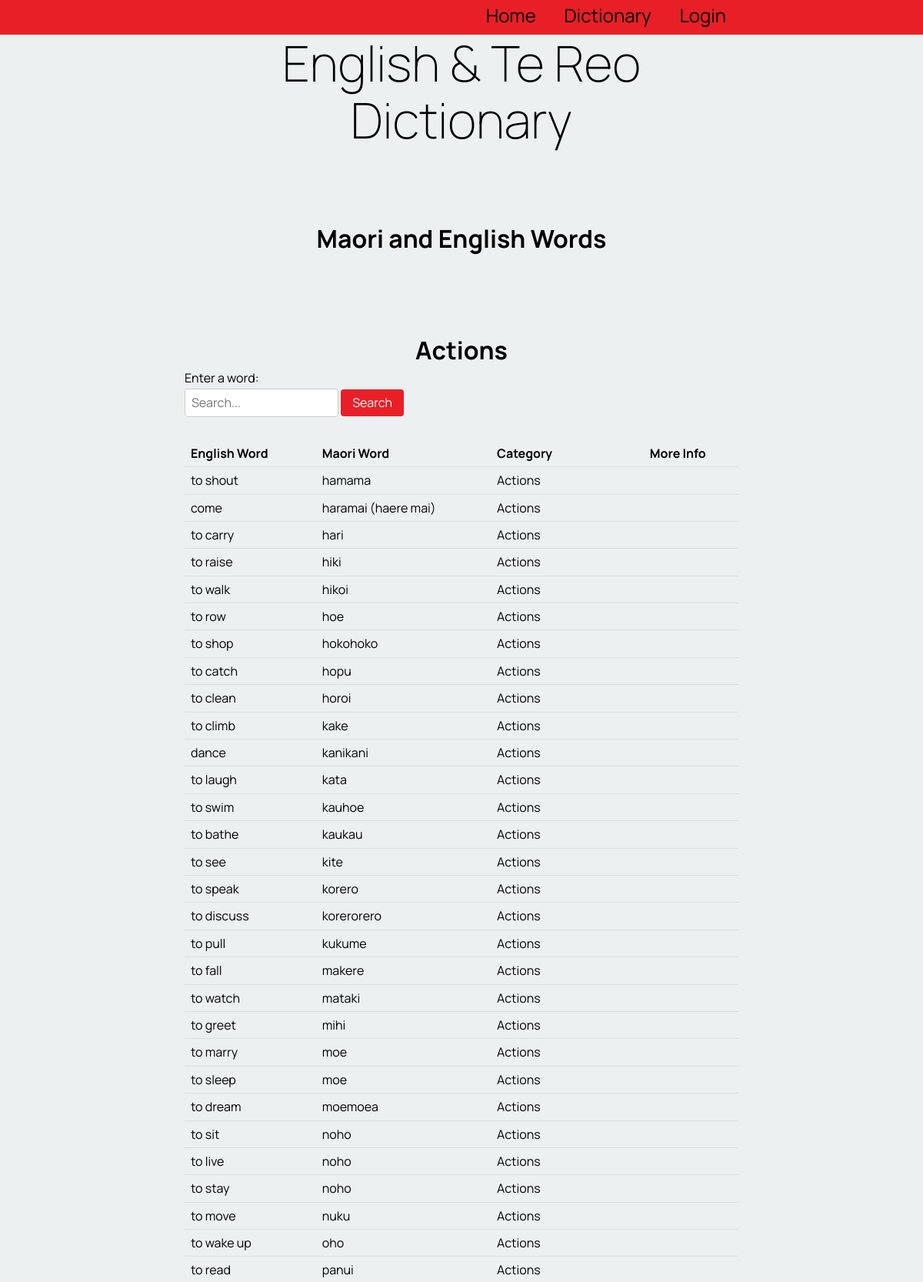
/dictionary_page (upper part), run on the app's committed database.
### tables this page shows
CREATE TABLE "table_word"
(
    word_id      integer not null
        primary key autoincrement,
    english_word varchar(100),
    te_reo_word  varchar(100),
    description  varchar(100),
    level        varchar(100),
    user_fk      integer
        constraint table_word_table_account_id_fk
            references users_table,
    cat_fk       integer
        constraint table_word_category_table_cat_id_fk
            references category_table
, category varchar(100));

CREATE TABLE "category_table"
(
    cat_id        integer not null
        primary key autoincrement,
    category_name varchar
);

### app.py (the view)
@app.route('/dictionary_page')
def render_dictionary_page():
    if is_logged_in_teacher():
        print("Teacher if logged in!")
    con = create_connection(DATABASE)
    query = "SELECT cat_id, category_name FROM category_table"
    cur = con.cursor()
    cur.execute(query)
    category_list = cur.fetchall()
    query2 = "SELECT english_word, te_reo_word, category_name FROM table_word INNER JOIN category_table ON table_word.cat_fk = cat_id"
    cur = con.cursor()
    cur.execute(query2)
    word = cur.fetchall()
    con.close()
    return render_template('dictionary_page.html', logged_in = is_logged_in(), categories=category_list, words=word, teacher_log = is_logged_in_teacher())

### app.py (called while the page is built)
def create_connection(db_file): #connects to the database
    try:
        connection = sqlite3.connect(db_file)
        return connection
    except Error as e:
        print(e)   #prints the error message
    return None

def is_logged_in():    #checks if the user has logged in
    if session.get("email") is None:
        print("not logged in ")
        return False
    else:
        print("logged in!")
        return True

def is_logged_in_teacher():
        email = session.get("email")
        con = create_connection(DATABASE)
        cur = con.cursor()
        query = """SELECT is_teacher FROM users_table WHERE email = ?"""
        cur.execute(query, (email, ))
        teacher = cur.fetchall()
        con.close()
        print(teacher)
        if ('yes',) in teacher:
            print("teacher logged in!")
            return True
        else:
            return False

### templates/dictionary_page.html (shortened to what this page needs)
{% extends 'base.html' %}
{% block pageheading %}Maori and English Words{% endblock %}
{% block main %}
    <h2> Actions</h2>
    <form action="{{ url_for('render_dictionary_page', cat_id=cat_id) }}" method="GET">
        <label for="word-search">Enter a word:</label>
        <input type="text" name="search" value="{{ search_term }}" placeholder="Search...">
        <button type="submit">Search</button>
    </form>
    <table>
        <thead>
            <tr>
                <th>English Word</th>
                <th>Maori Word</th>
                <th>Category</th>
                <th>More Info</th>
            </tr>
        </thead>
        <tbody>
            {% for word in words %}
                <tr>
                    <td>{{ word[0] }}</td>
                    <td>{{ word[1] }}</td>
                    <td>{{ word[2] }}</td>
                    <td>{{ word[3] }}</td>
                </tr>
            {% endfor %}
        </tbody>
    </table>
{% endblock %}

### templates/base.html (shortened to what this page needs)
<!DOCTYPE html>
<html>
<head>
    <link rel="stylesheet" href="https://cdnjs.cloudflare.com/ajax/libs/normalize/8.0.1/normalize.css"/>
    <link href="{{ url_for('static', filename='style.css') }}" rel="stylesheet">
</head>
<body>
<nav>
    <div class="container">
        <div class="navbar-links">
            <a href="/home">Home</a>
            <a href="/dictionary_page">Dictionary</a>
            {% if logged_in %}
            <a href="/logout">Logout</a>
            {% else %}
            <a href="/login">Login</a>
            {% endif %}
        </div>
    </div>
</nav>
<div class="container">
    <header>
        <h1>English & Te Reo Dictionary</h1>
        <h2>{% block pageheading %}{% endblock %}</h2>
    </header>
    <main>
        {% block main %}
        {% endblock %}
    </main>
</div>
</body>
</html>

### static/style.css (style rules this page uses)
* { font-family: 'Manrope', sans-serif; padding: 0; margin: 0; box-sizing: border-box; }
body { background-color: rgba(236, 240, 241, 1.0); }
.container { width: 60vw; margin: auto; }
.container::after { content: ""; clear: both; display: table; }
h1 { text-align: center; font-weight: 200; font-size: 4rem; margin: 0; }
h2 { font-size: 2rem; text-align: center; margin: 0 0 0.5rem 0; padding-top: 100px; }
nav { background-color: rgb(232, 31, 39); text-align: center; font-size: 1.5rem; padding-top: 0.4rem; padding-bottom: 0.7rem; color: rgb(255, 255, 255); }
.navbar-links { display: inline; float: right; color: rgb(255, 255, 255); }
nav a { margin:0 0.5rem; padding: 0 0.5rem; font-size: 1.5rem; }
a, a:visited { color: rgb(0, 0, 0); text-decoration: none; }
table { width: 100%; border-collapse: collapse; margin-bottom: 20px; }
table th, table td { padding: 8px; text-align: left; border-bottom: 1px solid #ddd; }
form { margin-bottom: 20px; }
form label { display: block; margin-bottom: 5px; }
form input[type="text"] { width: 200px; padding: 8px; border: 1px solid #ccc; border-radius: 4px; margin-bottom: 10px; }
form button { padding: 8px 15px; background-color: #e81f27; color: #fff; border: none; border-radius: 4px; cursor: pointer; }

### data on the page
table_word: english_word "to shout", te_reo_word "hamama", category_name "Actions"
table_word: english_word "come", te_reo_word "haramai (haere mai)", category_name "Actions"
table_word: english_word "to carry", te_reo_word "hari", category_name "Actions"
table_word: english_word "to raise", te_reo_word "hiki", category_name "Actions"
table_word: english_word "to walk", te_reo_word "hikoi", category_name "Actions"
table_word: english_word "to row", te_reo_word "hoe", category_name "Actions"
table_word: english_word "to shop", te_reo_word "hokohoko", category_name "Actions"
table_word: english_word "to catch", te_reo_word "hopu", category_name "Actions"
table_word: english_word "to clean", te_reo_word "horoi", category_name "Actions"
table_word: english_word "to climb", te_reo_word "kake", category_name "Actions"
table_word: english_word "dance", te_reo_word "kanikani", category_name "Actions"
table_word: english_word "to laugh", te_reo_word "kata", category_name "Actions"
table_word: english_word "to swim", te_reo_word "kauhoe", category_name "Actions"
table_word: english_word "to bathe", te_reo_word "kaukau", category_name "Actions"
table_word: english_word "to see", te_reo_word "kite", category_name "Actions"
table_word: english_word "to speak", te_reo_word "korero", category_name "Actions"
table_word: english_word "to discuss", te_reo_word "korerorero", category_name "Actions"
table_word: english_word "to pull", te_reo_word "kukume", category_name "Actions"
table_word: english_word "to fall", te_reo_word "makere", category_name "Actions"
table_word: english_word "to watch", te_reo_word "mataki", category_name "Actions"
table_word: english_word "to greet", te_reo_word "mihi", category_name "Actions"
table_word: english_word "to marry", te_reo_word "moe", category_name "Actions"
table_word: english_word "to sleep", te_reo_word "moe", category_name "Actions"
table_word: english_word "to dream", te_reo_word "moemoea", category_name "Actions"
table_word: english_word "to sit", te_reo_word "noho", category_name "Actions"
table_word: english_word "to live", te_reo_word "noho", category_name "Actions"
table_word: english_word "to stay", te_reo_word "noho", category_name "Actions"
table_word: english_word "to move", te_reo_word "nuku", category_name "Actions"
table_word: english_word "to wake up", te_reo_word "oho", category_name "Actions"
table_word: english_word "to read", te_reo_word "panui", category_name "Actions"
